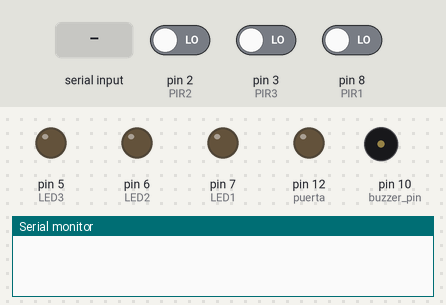
Bench run of a sketch on a simulated Arduino Uno, built with avr-gcc and run on an emulated ATmega328P. Shown: output pins drawn as LEDs (lit = HIGH), buzzer (waves = sounding), the last lines printed to the serial monitor. Inputs (shaded band) come from the test bench; at power-on: pin 8 (PIR1) LOW, pin 2 (PIR2) LOW, pin 3 (PIR3) LOW. Pins used as bus, display or sensor lines are not drawn.

Above: at 1.2 s.
1.3 s: "1" received over Serial
At 2.5 s:
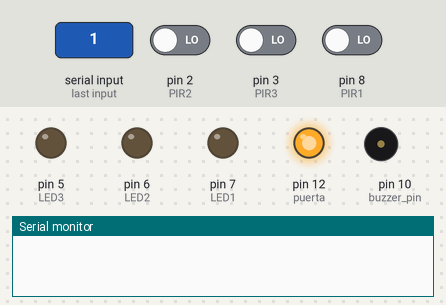
2.8 s: "2" received over Serial
At 4.1 s:
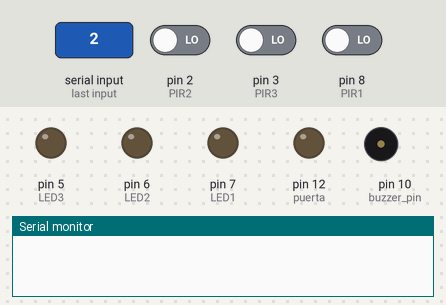
5.8 s: "4" received over Serial
At 6.9 s:
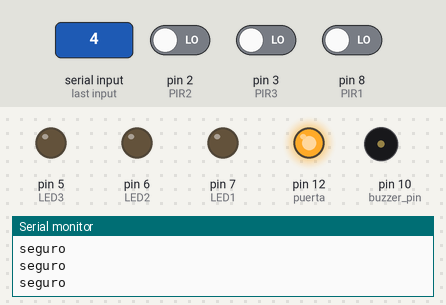
7.7 s: pin 8 (PIR1) driven HIGH
At 8.9 s:
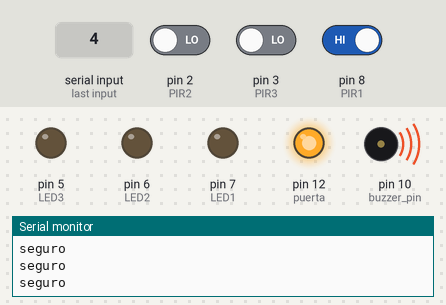
9.2 s: "3" received over Serial
At 9.9 s:
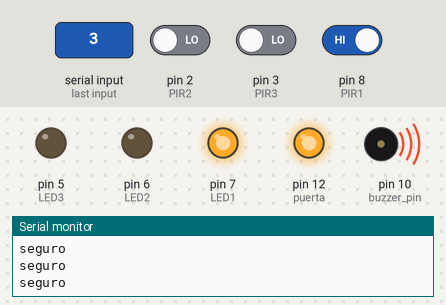
10.7 s: "2" received over Serial
At 11.3 s:
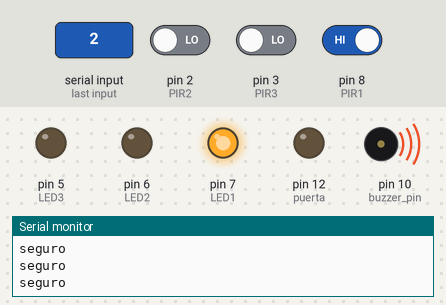
Timing chart, 0 to 13.7 s (numbered marks = the images above; inputs shaded):
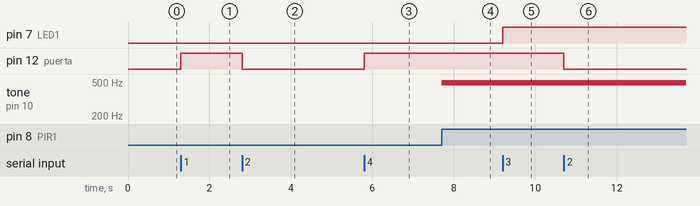

The sketch:

junta_de_todo.ino
```cpp
// Puerta Principal (Bluetooth) //
int puerta = 12;
char letra;

// Alarma y PIRes //
int LED1 = 7;
int PIR1 = 8;

int LED2 = 6;
int PIR2 = 2;

int LED3 = 5;
int PIR3 = 3;

int value = 0;
int value2 = 0;
int value3 = 0;

const byte buzzer_pin = 10;
byte salida= 11;

void setup(){
    // Puerta Principal //

  pinMode(puerta,OUTPUT);
  Serial.begin(9600);

  // Alarma Y PIRes //

  pinMode(LED1, OUTPUT);
  pinMode(PIR1, INPUT);

  pinMode(LED2, OUTPUT);
  pinMode(PIR2, INPUT);

  pinMode(LED3,OUTPUT);
  pinMode(PIR3, INPUT);

  pinMode(buzzer_pin, OUTPUT);
}

void loop() {
  //Puerta (Bletooth) y Alarmas//
  unsigned long tiempoActual = millis();

    if(Serial.available()>0){
      letra = Serial.read();
    }

    switch(letra){

    case '1' :
    digitalWrite(puerta,HIGH);
    break;

    case '2' :
    digitalWrite(puerta,LOW);
    delay(30);
    digitalWrite(puerta,HIGH);
    break;

    case '3':
    value = digitalRead(PIR1);
    value2 = digitalRead(PIR2);
    value3 = digitalRead(PIR3);
    if (value == 1) {
      digitalWrite(LED1, HIGH);
      delay(00);
      }
    else{
          digitalWrite(LED1, LOW);
    }
    if(value2 == 1){
      digitalWrite(LED2, HIGH);
      delay(00);
    }
    else{
          digitalWrite(LED2, LOW);
    }
    if(value3 == 1){
      digitalWrite(LED3, HIGH);
      delay(00);
    }
    else{
      digitalWrite(LED3, LOW);
    }
    break;

    case '4':
    value = digitalRead(PIR1);
    if (value == 1) {
      digitalWrite(buzzer_pin, HIGH);
      analogWrite(buzzer_pin, OUTPUT);
      delay(00);
      }
    else
    {
      digitalWrite(buzzer_pin, LOW);
      Serial.println("seguro");
      delay(00);
      }
    break;
    }
}
```

Measured:
- after the input at 1.3 s, pin 12 (puerta): LOW → HIGH at once
- after the input at 2.8 s, pin 12 (puerta): HIGH → LOW at once
- after the input at 5.8 s, pin 12 (puerta): LOW → HIGH at once
- after the input at 7.7 s, tone on pin 10 (buzzer_pin): silent → 490 Hz at once
- after the input at 9.2 s, pin 7 (LED1): LOW → HIGH at once
- after the input at 10.7 s, pin 12 (puerta): HIGH → LOW at once
